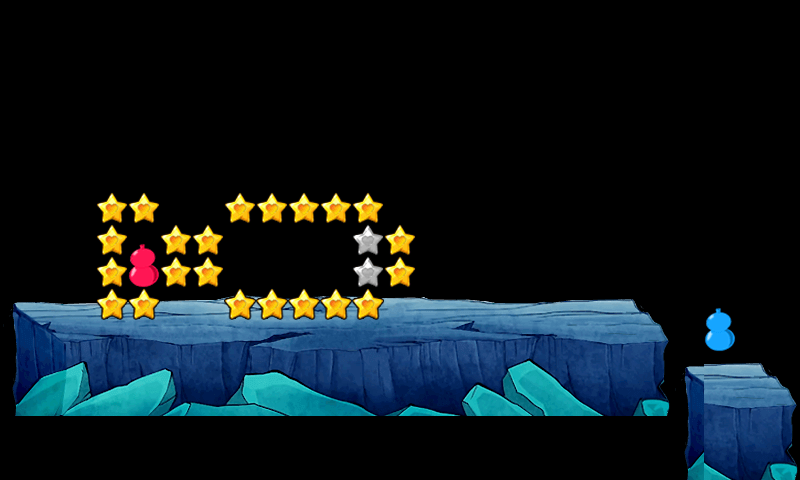

Tiled map render using the project's own tile images. Description and the map definition, with tile-layer contents summarised, below:
An orthogonal 25x15 tile map with 32x32 px tiles, 2 tile layers (root, jewel), 1 hidden layer not drawn, 3 tilesets.

<map version="1.0" tiledversion="1.1.4" orientation="orthogonal" renderorder="right-down" width="25" height="15" tilewidth="32" tileheight="32" infinite="0" nextobjectid="2">
 <tileset firstgid="1" name="tree" tilewidth="32" tileheight="32" tilecount="6" columns="2">
  <image source="stone.png" width="64" height="96" />
  <tile id="0">
   <properties>
    <property name="rootX" value="1" />
    <property name="rootY" value="0" />
   </properties>
  </tile>
  <tile id="1">
   <properties>
    <property name="rootX" value="1" />
    <property name="rootY" value="0" />
   </properties>
  </tile>
  <tile id="2">
   <properties>
    <property name="rootX" value="0" />
    <property name="rootY" value="0" />
   </properties>
  </tile>
  <tile id="4">
   <properties>
    <property name="rootX" value="0" />
    <property name="rootY" value="0" />
   </properties>
  </tile>
  <tile id="5">
   <properties>
    <property name="rootX" value="0" />
    <property name="rootY" value="0" />
   </properties>
  </tile>
 </tileset>
 <tileset firstgid="7" name="ground" tilewidth="32" tileheight="32" tilecount="84" columns="21">
  <image source="ground.png" width="672" height="149" />
  <tile id="0">
   <properties>
    <property name="rootX" value="-1" />
    <property name="rootY" value="0" />
   </properties>
  </tile>
  <tile id="1">
   <properties>
    <property name="rootX" value="-1" />
    <property name="rootY" value="0" />
   </properties>
  </tile>
  <tile id="2">
   <properties>
    <property name="rootX" value="-1" />
    <property name="rootY" value="0" />
   </properties>
  </tile>
  <tile id="3">
   <properties>
    <property name="rootX" value="-1" />
    <property name="rootY" value="0" />
   </properties>
  </tile>
  <tile id="4">
   <properties>
    <property name="rootX" value="-1" />
    <property name="rootY" value="0" />
   </properties>
  </tile>
  <tile id="5">
   <properties>
    <property name="rootX" value="-1" />
    <property name="rootY" value="0" />
   </properties>
  </tile>
  <tile id="6">
   <properties>
    <property name="rootX" value="-1" />
    <property name="rootY" value="0" />
   </properties>
  </tile>
  <tile id="7">
   <properties>
    <property name="rootX" value="-1" />
    <property name="rootY" value="0" />
   </properties>
  </tile>
  <tile id="8">
   <properties>
    <property name="rootX" value="-1" />
    <property name="rootY" value="0" />
   </properties>
  </tile>
  <tile id="9">
   <properties>
    <property name="rootX" value="-1" />
    <property name="rootY" value="0" />
   </properties>
  </tile>
  <tile id="10">
   <properties>
    <property name="rootX" value="-1" />
    <property name="rootY" value="0" />
   </properties>
  </tile>
  <tile id="11">
   <properties>
    <property name="rootX" value="-1" />
    <property name="rootY" value="0" />
   </properties>
  </tile>
  <tile id="12">
   <properties>
    <property name="rootX" value="-1" />
    <property name="rootY" value="0" />
   </properties>
  </tile>
  <tile id="13">
   <properties>
    <property name="rootX" value="-1" />
    <property name="rootY" value="0" />
   </properties>
  </tile>
  <tile id="14">
   <properties>
    <property name="rootX" value="-1" />
    <property name="rootY" value="0" />
   </properties>
  </tile>
  <tile id="15">
   <properties>
    <property name="rootX" value="-1" />
    <property name="rootY" value="0" />
   </properties>
  </tile>
  <tile id="16">
   <properties>
    <property name="rootX" value="-1" />
    <property name="rootY" value="0" />
   </properties>
  </tile>
  <tile id="17">
   <properties>
    <property name="rootX" value="-1" />
    <property name="rootY" value="0" />
   </properties>
  </tile>
  <tile id="18">
   <properties>
    <property name="rootX" value="-1" />
    <property name="rootY" value="0" />
   </properties>
  </tile>
  <tile id="19">
   <properties>
    <property name="rootX" value="-1" />
    <property name="rootY" value="0" />
   </properties>
  </tile>
  <tile id="20">
   <properties>
    <property name="rootX" value="-1" />
    <property name="rootY" value="0" />
   </properties>
  </tile>
 </tileset>
 <tileset firstgid="91" name="coin" tilewidth="32" tileheight="64" tilecount="6" columns="6">
  <image source="hulu.png" width="192" height="64" />
  <tile id="0">
   <properties>
    <property name="jewelType" value="1" />
   </properties>
  </tile>
  <tile id="1">
   <properties>
    <property name="jewelType" value="2" />
   </properties>
  </tile>
  <tile id="2">
   <properties>
    <property name="jewelType" value="3" />
   </properties>
  </tile>
  <tile id="3">
   <properties>
    <property name="jewelType" value="4" />
   </properties>
  </tile>
  <tile id="4">
   <properties>
    <property name="jewelType" value="5" />
   </properties>
  </tile>
  <tile id="5">
   <properties>
    <property name="jewelType" value="6" />
   </properties>
  </tile>
 </tileset>
 <layer name="root" width="25" height="15">
  <data>[375 cells, 100 non-empty, 84 distinct tile ids]</data>
 </layer>
 <layer name="tree" width="25" height="15" visible="0">
  <data>[375 cells, 6 non-empty, 4 distinct tile ids]</data>
 </layer>
 <layer name="jewel" width="25" height="15">
  <data>[375 cells, 26 non-empty, 4 distinct tile ids]</data>
 </layer>
</map>
